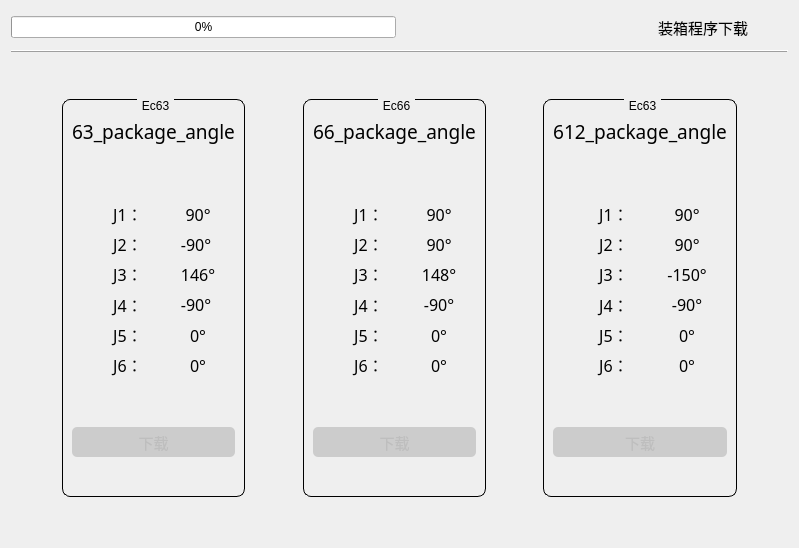
<?xml version="1.0" encoding="UTF-8"?>
<ui version="4.0">
 <class>PackageAngleWindow</class>
 <widget class="QWidget" name="PackageAngleWindow">
  <property name="geometry">
   <rect>
    <x>0</x>
    <y>0</y>
    <width>799</width>
    <height>548</height>
   </rect>
  </property>
  <property name="windowTitle">
   <string>Form</string>
  </property>
  <layout class="QVBoxLayout" name="verticalLayout_4" stretch="1,0,0,12,0">
   <item>
    <layout class="QHBoxLayout" name="horizontalLayout" stretch="3,1,1,0,0">
     <property name="spacing">
      <number>3</number>
     </property>
     <property name="topMargin">
      <number>0</number>
     </property>
     <item>
      <widget class="QProgressBar" name="progressBar">
       <property name="value">
        <number>0</number>
       </property>
       <property name="textVisible">
        <bool>true</bool>
       </property>
       <property name="invertedAppearance">
        <bool>false</bool>
       </property>
       <property name="textDirection">
        <enum>QProgressBar::TopToBottom</enum>
       </property>
      </widget>
     </item>
     <item>
      <widget class="QLabel" name="label_info">
       <property name="text">
        <string/>
       </property>
      </widget>
     </item>
     <item>
      <spacer name="horizontalSpacer">
       <property name="orientation">
        <enum>Qt::Horizontal</enum>
       </property>
       <property name="sizeHint" stdset="0">
        <size>
         <width>40</width>
         <height>20</height>
        </size>
       </property>
      </spacer>
     </item>
     <item>
      <widget class="QLabel" name="label">
       <property name="font">
        <font>
         <family>微软雅黑</family>
         <pointsize>11</pointsize>
        </font>
       </property>
       <property name="text">
        <string>装箱程序下载</string>
       </property>
      </widget>
     </item>
     <item>
      <spacer name="horizontalSpacer_2">
       <property name="orientation">
        <enum>Qt::Horizontal</enum>
       </property>
       <property name="sizeHint" stdset="0">
        <size>
         <width>40</width>
         <height>20</height>
        </size>
       </property>
      </spacer>
     </item>
    </layout>
   </item>
   <item>
    <widget class="Line" name="line">
     <property name="frameShadow">
      <enum>QFrame::Raised</enum>
     </property>
     <property name="orientation">
      <enum>Qt::Horizontal</enum>
     </property>
    </widget>
   </item>
   <item>
    <spacer name="verticalSpacer_5">
     <property name="orientation">
      <enum>Qt::Vertical</enum>
     </property>
     <property name="sizeHint" stdset="0">
      <size>
       <width>20</width>
       <height>40</height>
      </size>
     </property>
    </spacer>
   </item>
   <item>
    <layout class="QHBoxLayout" name="horizontalLayout_2" stretch="1,3,1,3,1,3,1">
     <item>
      <spacer name="horizontalSpacer_3">
       <property name="orientation">
        <enum>Qt::Horizontal</enum>
       </property>
       <property name="sizeHint" stdset="0">
        <size>
         <width>40</width>
         <height>20</height>
        </size>
       </property>
      </spacer>
     </item>
     <item>
      <widget class="QGroupBox" name="groupBox">
       <property name="contextMenuPolicy">
        <enum>Qt::DefaultContextMenu</enum>
       </property>
       <property name="acceptDrops">
        <bool>false</bool>
       </property>
       <property name="autoFillBackground">
        <bool>false</bool>
       </property>
       <property name="styleSheet">
        <string notr="true">QGroupBox{
border: 1px solid #000000;
border-radius: 8px;
margin-top:1.5ex;
}
QGroupBox::title {
subcontrol-origin: margin;
subcontrol-position: top center;
padding:0 3px;
}</string>
       </property>
       <property name="title">
        <string>Ec63</string>
       </property>
       <property name="alignment">
        <set>Qt::AlignLeading|Qt::AlignLeft|Qt::AlignVCenter</set>
       </property>
       <property name="flat">
        <bool>false</bool>
       </property>
       <property name="checkable">
        <bool>false</bool>
       </property>
       <property name="checked">
        <bool>false</bool>
       </property>
       <layout class="QVBoxLayout" name="verticalLayout" stretch="1,1,4,1,1,0">
        <item>
         <widget class="QLabel" name="label_2">
          <property name="font">
           <font>
            <family>SimSun-ExtB</family>
            <pointsize>14</pointsize>
           </font>
          </property>
          <property name="text">
           <string>63_package_angle</string>
          </property>
          <property name="alignment">
           <set>Qt::AlignCenter</set>
          </property>
         </widget>
        </item>
        <item>
         <spacer name="verticalSpacer_2">
          <property name="orientation">
           <enum>Qt::Vertical</enum>
          </property>
          <property name="sizeHint" stdset="0">
           <size>
            <width>20</width>
            <height>30</height>
           </size>
          </property>
         </spacer>
        </item>
        <item>
         <layout class="QGridLayout" name="gridLayout">
          <item row="4" column="1">
           <widget class="QLabel" name="label_15">
            <property name="font">
             <font>
              <family>SimSun-ExtB</family>
              <pointsize>12</pointsize>
             </font>
            </property>
            <property name="text">
             <string> 0°</string>
            </property>
            <property name="alignment">
             <set>Qt::AlignCenter</set>
            </property>
           </widget>
          </item>
          <item row="0" column="1">
           <widget class="QLabel" name="label_11">
            <property name="font">
             <font>
              <family>SimSun-ExtB</family>
              <pointsize>12</pointsize>
             </font>
            </property>
            <property name="text">
             <string> 90°</string>
            </property>
            <property name="alignment">
             <set>Qt::AlignCenter</set>
            </property>
           </widget>
          </item>
          <item row="2" column="0">
           <widget class="QLabel" name="label_7">
            <property name="font">
             <font>
              <family>SimSun-ExtB</family>
              <pointsize>12</pointsize>
             </font>
            </property>
            <property name="text">
             <string>J3：  </string>
            </property>
            <property name="alignment">
             <set>Qt::AlignRight|Qt::AlignTrailing|Qt::AlignVCenter</set>
            </property>
           </widget>
          </item>
          <item row="0" column="0">
           <widget class="QLabel" name="label_5">
            <property name="font">
             <font>
              <family>SimSun-ExtB</family>
              <pointsize>12</pointsize>
             </font>
            </property>
            <property name="text">
             <string>J1：  </string>
            </property>
            <property name="alignment">
             <set>Qt::AlignRight|Qt::AlignTrailing|Qt::AlignVCenter</set>
            </property>
           </widget>
          </item>
          <item row="1" column="0">
           <widget class="QLabel" name="label_6">
            <property name="font">
             <font>
              <family>SimSun-ExtB</family>
              <pointsize>12</pointsize>
             </font>
            </property>
            <property name="text">
             <string>J2：  </string>
            </property>
            <property name="alignment">
             <set>Qt::AlignRight|Qt::AlignTrailing|Qt::AlignVCenter</set>
            </property>
           </widget>
          </item>
          <item row="1" column="1">
           <widget class="QLabel" name="label_12">
            <property name="font">
             <font>
              <family>SimSun-ExtB</family>
              <pointsize>12</pointsize>
             </font>
            </property>
            <property name="text">
             <string>-90°</string>
            </property>
            <property name="alignment">
             <set>Qt::AlignCenter</set>
            </property>
           </widget>
          </item>
          <item row="3" column="0">
           <widget class="QLabel" name="label_8">
            <property name="font">
             <font>
              <family>SimSun-ExtB</family>
              <pointsize>12</pointsize>
             </font>
            </property>
            <property name="text">
             <string>J4：  </string>
            </property>
            <property name="alignment">
             <set>Qt::AlignRight|Qt::AlignTrailing|Qt::AlignVCenter</set>
            </property>
           </widget>
          </item>
          <item row="2" column="1">
           <widget class="QLabel" name="label_13">
            <property name="font">
             <font>
              <family>SimSun-ExtB</family>
              <pointsize>12</pointsize>
             </font>
            </property>
            <property name="text">
             <string> 146°</string>
            </property>
            <property name="alignment">
             <set>Qt::AlignCenter</set>
            </property>
           </widget>
          </item>
          <item row="3" column="1">
           <widget class="QLabel" name="label_14">
            <property name="font">
             <font>
              <family>SimSun-ExtB</family>
              <pointsize>12</pointsize>
             </font>
            </property>
            <property name="text">
             <string>-90°</string>
            </property>
            <property name="alignment">
             <set>Qt::AlignCenter</set>
            </property>
           </widget>
          </item>
          <item row="4" column="0">
           <widget class="QLabel" name="label_9">
            <property name="font">
             <font>
              <family>SimSun-ExtB</family>
              <pointsize>12</pointsize>
             </font>
            </property>
            <property name="text">
             <string>J5：  </string>
            </property>
            <property name="alignment">
             <set>Qt::AlignRight|Qt::AlignTrailing|Qt::AlignVCenter</set>
            </property>
           </widget>
          </item>
          <item row="5" column="0">
           <widget class="QLabel" name="label_10">
            <property name="font">
             <font>
              <family>SimSun-ExtB</family>
              <pointsize>12</pointsize>
             </font>
            </property>
            <property name="text">
             <string>J6：  </string>
            </property>
            <property name="alignment">
             <set>Qt::AlignRight|Qt::AlignTrailing|Qt::AlignVCenter</set>
            </property>
           </widget>
          </item>
          <item row="5" column="1">
           <widget class="QLabel" name="label_16">
            <property name="font">
             <font>
              <family>SimSun-ExtB</family>
              <pointsize>12</pointsize>
             </font>
            </property>
            <property name="text">
             <string> 0°</string>
            </property>
            <property name="alignment">
             <set>Qt::AlignCenter</set>
            </property>
           </widget>
          </item>
         </layout>
        </item>
        <item>
         <spacer name="verticalSpacer">
          <property name="orientation">
           <enum>Qt::Vertical</enum>
          </property>
          <property name="sizeHint" stdset="0">
           <size>
            <width>20</width>
            <height>30</height>
           </size>
          </property>
         </spacer>
        </item>
        <item>
         <widget class="QPushButton" name="btn_download_Ec63">
          <property name="enabled">
           <bool>false</bool>
          </property>
          <property name="font">
           <font>
            <family>SimSun-ExtB</family>
            <pointsize>11</pointsize>
           </font>
          </property>
          <property name="cursor">
           <cursorShape>PointingHandCursor</cursorShape>
          </property>
          <property name="toolTip">
           <string>&lt;html&gt;&lt;head/&gt;&lt;body&gt;&lt;p&gt;下载Ec63装箱程序到机器人&lt;/p&gt;&lt;/body&gt;&lt;/html&gt;</string>
          </property>
          <property name="styleSheet">
           <string notr="true">QPushButton{
	border-radius:5px;
	background:#cccccc;
	height:30px
}</string>
          </property>
          <property name="text">
           <string>下载</string>
          </property>
         </widget>
        </item>
        <item>
         <spacer name="verticalSpacer_7">
          <property name="orientation">
           <enum>Qt::Vertical</enum>
          </property>
          <property name="sizeHint" stdset="0">
           <size>
            <width>20</width>
            <height>30</height>
           </size>
          </property>
         </spacer>
        </item>
       </layout>
      </widget>
     </item>
     <item>
      <spacer name="horizontalSpacer_5">
       <property name="orientation">
        <enum>Qt::Horizontal</enum>
       </property>
       <property name="sizeHint" stdset="0">
        <size>
         <width>40</width>
         <height>20</height>
        </size>
       </property>
      </spacer>
     </item>
     <item>
      <widget class="QGroupBox" name="groupBox_2">
       <property name="styleSheet">
        <string notr="true">QGroupBox{
border: 1px solid #000000;
border-radius: 8px;
margin-top:1.5ex;
}
QGroupBox::title {
subcontrol-origin: margin;
subcontrol-position: top center;
padding:0 3px;
}</string>
       </property>
       <property name="title">
        <string>Ec66</string>
       </property>
       <property name="alignment">
        <set>Qt::AlignLeading|Qt::AlignLeft|Qt::AlignVCenter</set>
       </property>
       <layout class="QVBoxLayout" name="verticalLayout_2" stretch="1,1,4,1,1,0">
        <item>
         <widget class="QLabel" name="label_4">
          <property name="font">
           <font>
            <family>SimSun-ExtB</family>
            <pointsize>14</pointsize>
           </font>
          </property>
          <property name="text">
           <string>66_package_angle</string>
          </property>
          <property name="alignment">
           <set>Qt::AlignCenter</set>
          </property>
         </widget>
        </item>
        <item>
         <spacer name="verticalSpacer_3">
          <property name="orientation">
           <enum>Qt::Vertical</enum>
          </property>
          <property name="sizeHint" stdset="0">
           <size>
            <width>20</width>
            <height>30</height>
           </size>
          </property>
         </spacer>
        </item>
        <item>
         <layout class="QGridLayout" name="gridLayout_2">
          <item row="4" column="1">
           <widget class="QLabel" name="label_17">
            <property name="font">
             <font>
              <family>SimSun-ExtB</family>
              <pointsize>12</pointsize>
             </font>
            </property>
            <property name="text">
             <string> 0°</string>
            </property>
            <property name="alignment">
             <set>Qt::AlignCenter</set>
            </property>
           </widget>
          </item>
          <item row="0" column="1">
           <widget class="QLabel" name="label_18">
            <property name="font">
             <font>
              <family>SimSun-ExtB</family>
              <pointsize>12</pointsize>
             </font>
            </property>
            <property name="text">
             <string> 90°</string>
            </property>
            <property name="alignment">
             <set>Qt::AlignCenter</set>
            </property>
           </widget>
          </item>
          <item row="2" column="0">
           <widget class="QLabel" name="label_19">
            <property name="font">
             <font>
              <family>SimSun-ExtB</family>
              <pointsize>12</pointsize>
             </font>
            </property>
            <property name="text">
             <string>J3：  </string>
            </property>
            <property name="alignment">
             <set>Qt::AlignRight|Qt::AlignTrailing|Qt::AlignVCenter</set>
            </property>
           </widget>
          </item>
          <item row="0" column="0">
           <widget class="QLabel" name="label_20">
            <property name="font">
             <font>
              <family>SimSun-ExtB</family>
              <pointsize>12</pointsize>
             </font>
            </property>
            <property name="text">
             <string>J1：  </string>
            </property>
            <property name="alignment">
             <set>Qt::AlignRight|Qt::AlignTrailing|Qt::AlignVCenter</set>
            </property>
           </widget>
          </item>
          <item row="1" column="0">
           <widget class="QLabel" name="label_21">
            <property name="font">
             <font>
              <family>SimSun-ExtB</family>
              <pointsize>12</pointsize>
             </font>
            </property>
            <property name="text">
             <string>J2：  </string>
            </property>
            <property name="alignment">
             <set>Qt::AlignRight|Qt::AlignTrailing|Qt::AlignVCenter</set>
            </property>
           </widget>
          </item>
          <item row="1" column="1">
           <widget class="QLabel" name="label_22">
            <property name="font">
             <font>
              <family>SimSun-ExtB</family>
              <pointsize>12</pointsize>
             </font>
            </property>
            <property name="text">
             <string> 90°</string>
            </property>
            <property name="alignment">
             <set>Qt::AlignCenter</set>
            </property>
           </widget>
          </item>
          <item row="3" column="0">
           <widget class="QLabel" name="label_23">
            <property name="font">
             <font>
              <family>SimSun-ExtB</family>
              <pointsize>12</pointsize>
             </font>
            </property>
            <property name="text">
             <string>J4：  </string>
            </property>
            <property name="alignment">
             <set>Qt::AlignRight|Qt::AlignTrailing|Qt::AlignVCenter</set>
            </property>
           </widget>
          </item>
          <item row="2" column="1">
           <widget class="QLabel" name="label_24">
            <property name="font">
             <font>
              <family>SimSun-ExtB</family>
              <pointsize>12</pointsize>
             </font>
            </property>
            <property name="text">
             <string> 148°</string>
            </property>
            <property name="alignment">
             <set>Qt::AlignCenter</set>
            </property>
           </widget>
          </item>
          <item row="3" column="1">
           <widget class="QLabel" name="label_25">
            <property name="font">
             <font>
              <family>SimSun-ExtB</family>
              <pointsize>12</pointsize>
             </font>
            </property>
            <property name="text">
             <string> -90°</string>
            </property>
            <property name="alignment">
             <set>Qt::AlignCenter</set>
            </property>
           </widget>
          </item>
          <item row="4" column="0">
           <widget class="QLabel" name="label_26">
            <property name="font">
             <font>
              <family>SimSun-ExtB</family>
              <pointsize>12</pointsize>
             </font>
            </property>
            <property name="text">
             <string>J5：  </string>
            </property>
            <property name="alignment">
             <set>Qt::AlignRight|Qt::AlignTrailing|Qt::AlignVCenter</set>
            </property>
           </widget>
          </item>
          <item row="5" column="0">
           <widget class="QLabel" name="label_27">
            <property name="font">
             <font>
              <family>SimSun-ExtB</family>
              <pointsize>12</pointsize>
             </font>
            </property>
            <property name="text">
             <string>J6：  </string>
            </property>
            <property name="alignment">
             <set>Qt::AlignRight|Qt::AlignTrailing|Qt::AlignVCenter</set>
            </property>
           </widget>
          </item>
          <item row="5" column="1">
           <widget class="QLabel" name="label_28">
            <property name="font">
             <font>
              <family>SimSun-ExtB</family>
              <pointsize>12</pointsize>
             </font>
            </property>
            <property name="text">
             <string> 0°</string>
            </property>
            <property name="alignment">
             <set>Qt::AlignCenter</set>
            </property>
           </widget>
          </item>
         </layout>
        </item>
        <item>
         <spacer name="verticalSpacer_4">
          <property name="orientation">
           <enum>Qt::Vertical</enum>
          </property>
          <property name="sizeHint" stdset="0">
           <size>
            <width>20</width>
            <height>30</height>
           </size>
          </property>
         </spacer>
        </item>
        <item>
         <widget class="QPushButton" name="btn_download_Ec66">
          <property name="enabled">
           <bool>false</bool>
          </property>
          <property name="font">
           <font>
            <family>SimSun-ExtB</family>
            <pointsize>11</pointsize>
           </font>
          </property>
          <property name="cursor">
           <cursorShape>PointingHandCursor</cursorShape>
          </property>
          <property name="toolTip">
           <string>&lt;html&gt;&lt;head/&gt;&lt;body&gt;&lt;p&gt;下载Ec66装箱程序到机器人&lt;/p&gt;&lt;/body&gt;&lt;/html&gt;</string>
          </property>
          <property name="styleSheet">
           <string notr="true">QPushButton{
	border-radius:5px;
	background:#cccccc;
	height:30px
}</string>
          </property>
          <property name="text">
           <string>下载</string>
          </property>
         </widget>
        </item>
        <item>
         <spacer name="verticalSpacer_8">
          <property name="orientation">
           <enum>Qt::Vertical</enum>
          </property>
          <property name="sizeHint" stdset="0">
           <size>
            <width>20</width>
            <height>30</height>
           </size>
          </property>
         </spacer>
        </item>
       </layout>
      </widget>
     </item>
     <item>
      <spacer name="horizontalSpacer_6">
       <property name="orientation">
        <enum>Qt::Horizontal</enum>
       </property>
       <property name="sizeHint" stdset="0">
        <size>
         <width>40</width>
         <height>20</height>
        </size>
       </property>
      </spacer>
     </item>
     <item>
      <widget class="QGroupBox" name="groupBox_4">
       <property name="styleSheet">
        <string notr="true">QGroupBox{
border: 1px solid #000000;
border-radius: 8px;
margin-top:1.5ex;
}
QGroupBox::title {
subcontrol-origin: margin;
subcontrol-position: top center;
padding:0 3px;
}</string>
       </property>
       <property name="title">
        <string>Ec63</string>
       </property>
       <property name="alignment">
        <set>Qt::AlignLeading|Qt::AlignLeft|Qt::AlignVCenter</set>
       </property>
       <layout class="QVBoxLayout" name="verticalLayout_5" stretch="1,1,4,1,1,0">
        <item>
         <widget class="QLabel" name="label_3">
          <property name="font">
           <font>
            <family>SimSun-ExtB</family>
            <pointsize>14</pointsize>
           </font>
          </property>
          <property name="text">
           <string>612_package_angle</string>
          </property>
          <property name="alignment">
           <set>Qt::AlignCenter</set>
          </property>
         </widget>
        </item>
        <item>
         <spacer name="verticalSpacer_10">
          <property name="orientation">
           <enum>Qt::Vertical</enum>
          </property>
          <property name="sizeHint" stdset="0">
           <size>
            <width>20</width>
            <height>30</height>
           </size>
          </property>
         </spacer>
        </item>
        <item>
         <layout class="QGridLayout" name="gridLayout_4">
          <item row="4" column="1">
           <widget class="QLabel" name="label_41">
            <property name="font">
             <font>
              <family>SimSun-ExtB</family>
              <pointsize>12</pointsize>
             </font>
            </property>
            <property name="text">
             <string> 0°</string>
            </property>
            <property name="alignment">
             <set>Qt::AlignCenter</set>
            </property>
           </widget>
          </item>
          <item row="0" column="1">
           <widget class="QLabel" name="label_42">
            <property name="font">
             <font>
              <family>SimSun-ExtB</family>
              <pointsize>12</pointsize>
             </font>
            </property>
            <property name="text">
             <string> 90°</string>
            </property>
            <property name="alignment">
             <set>Qt::AlignCenter</set>
            </property>
           </widget>
          </item>
          <item row="2" column="0">
           <widget class="QLabel" name="label_43">
            <property name="font">
             <font>
              <family>SimSun-ExtB</family>
              <pointsize>12</pointsize>
             </font>
            </property>
            <property name="text">
             <string>J3：  </string>
            </property>
            <property name="alignment">
             <set>Qt::AlignRight|Qt::AlignTrailing|Qt::AlignVCenter</set>
            </property>
           </widget>
          </item>
          <item row="0" column="0">
           <widget class="QLabel" name="label_44">
            <property name="font">
             <font>
              <family>SimSun-ExtB</family>
              <pointsize>12</pointsize>
             </font>
            </property>
            <property name="text">
             <string>J1：  </string>
            </property>
            <property name="alignment">
             <set>Qt::AlignRight|Qt::AlignTrailing|Qt::AlignVCenter</set>
            </property>
           </widget>
          </item>
          <item row="1" column="0">
           <widget class="QLabel" name="label_45">
            <property name="font">
             <font>
              <family>SimSun-ExtB</family>
              <pointsize>12</pointsize>
             </font>
            </property>
            <property name="text">
             <string>J2：  </string>
            </property>
            <property name="alignment">
             <set>Qt::AlignRight|Qt::AlignTrailing|Qt::AlignVCenter</set>
            </property>
           </widget>
          </item>
          <item row="1" column="1">
           <widget class="QLabel" name="label_46">
            <property name="font">
             <font>
              <family>SimSun-ExtB</family>
              <pointsize>12</pointsize>
             </font>
            </property>
            <property name="text">
             <string> 90°</string>
            </property>
            <property name="alignment">
             <set>Qt::AlignCenter</set>
            </property>
           </widget>
          </item>
          <item row="3" column="0">
           <widget class="QLabel" name="label_47">
            <property name="font">
             <font>
              <family>SimSun-ExtB</family>
              <pointsize>12</pointsize>
             </font>
            </property>
            <property name="text">
             <string>J4：  </string>
            </property>
            <property name="alignment">
             <set>Qt::AlignRight|Qt::AlignTrailing|Qt::AlignVCenter</set>
            </property>
           </widget>
          </item>
          <item row="2" column="1">
           <widget class="QLabel" name="label_48">
            <property name="font">
             <font>
              <family>SimSun-ExtB</family>
              <pointsize>12</pointsize>
             </font>
            </property>
            <property name="text">
             <string> -150°</string>
            </property>
            <property name="alignment">
             <set>Qt::AlignCenter</set>
            </property>
           </widget>
          </item>
          <item row="3" column="1">
           <widget class="QLabel" name="label_49">
            <property name="font">
             <font>
              <family>SimSun-ExtB</family>
              <pointsize>12</pointsize>
             </font>
            </property>
            <property name="text">
             <string> -90°</string>
            </property>
            <property name="alignment">
             <set>Qt::AlignCenter</set>
            </property>
           </widget>
          </item>
          <item row="4" column="0">
           <widget class="QLabel" name="label_50">
            <property name="font">
             <font>
              <family>SimSun-ExtB</family>
              <pointsize>12</pointsize>
             </font>
            </property>
            <property name="text">
             <string>J5：  </string>
            </property>
            <property name="alignment">
             <set>Qt::AlignRight|Qt::AlignTrailing|Qt::AlignVCenter</set>
            </property>
           </widget>
          </item>
          <item row="5" column="0">
           <widget class="QLabel" name="label_51">
            <property name="font">
             <font>
              <family>SimSun-ExtB</family>
              <pointsize>12</pointsize>
             </font>
            </property>
            <property name="text">
             <string>J6：  </string>
            </property>
            <property name="alignment">
             <set>Qt::AlignRight|Qt::AlignTrailing|Qt::AlignVCenter</set>
            </property>
           </widget>
          </item>
          <item row="5" column="1">
           <widget class="QLabel" name="label_52">
            <property name="font">
             <font>
              <family>SimSun-ExtB</family>
              <pointsize>12</pointsize>
             </font>
            </property>
            <property name="text">
             <string> 0°</string>
            </property>
            <property name="alignment">
             <set>Qt::AlignCenter</set>
            </property>
           </widget>
          </item>
         </layout>
        </item>
        <item>
         <spacer name="verticalSpacer_11">
          <property name="orientation">
           <enum>Qt::Vertical</enum>
          </property>
          <property name="sizeHint" stdset="0">
           <size>
            <width>20</width>
            <height>30</height>
           </size>
          </property>
         </spacer>
        </item>
        <item>
         <widget class="QPushButton" name="btn_download_Ec612">
          <property name="enabled">
           <bool>false</bool>
          </property>
          <property name="font">
           <font>
            <family>SimSun-ExtB</family>
            <pointsize>11</pointsize>
           </font>
          </property>
          <property name="cursor">
           <cursorShape>PointingHandCursor</cursorShape>
          </property>
          <property name="toolTip">
           <string>&lt;html&gt;&lt;head/&gt;&lt;body&gt;&lt;p&gt;下载Ec612装箱程序到机器人&lt;/p&gt;&lt;/body&gt;&lt;/html&gt;</string>
          </property>
          <property name="styleSheet">
           <string notr="true">QPushButton{
	border-radius:5px;
	background:#cccccc;
	height:30px
}</string>
          </property>
          <property name="text">
           <string>下载</string>
          </property>
         </widget>
        </item>
        <item>
         <spacer name="verticalSpacer_12">
          <property name="orientation">
           <enum>Qt::Vertical</enum>
          </property>
          <property name="sizeHint" stdset="0">
           <size>
            <width>20</width>
            <height>30</height>
           </size>
          </property>
         </spacer>
        </item>
       </layout>
      </widget>
     </item>
     <item>
      <spacer name="horizontalSpacer_4">
       <property name="orientation">
        <enum>Qt::Horizontal</enum>
       </property>
       <property name="sizeHint" stdset="0">
        <size>
         <width>40</width>
         <height>20</height>
        </size>
       </property>
      </spacer>
     </item>
    </layout>
   </item>
   <item>
    <spacer name="verticalSpacer_6">
     <property name="orientation">
      <enum>Qt::Vertical</enum>
     </property>
     <property name="sizeHint" stdset="0">
      <size>
       <width>20</width>
       <height>40</height>
      </size>
     </property>
    </spacer>
   </item>
  </layout>
 </widget>
 <resources/>
 <connections/>
</ui>
